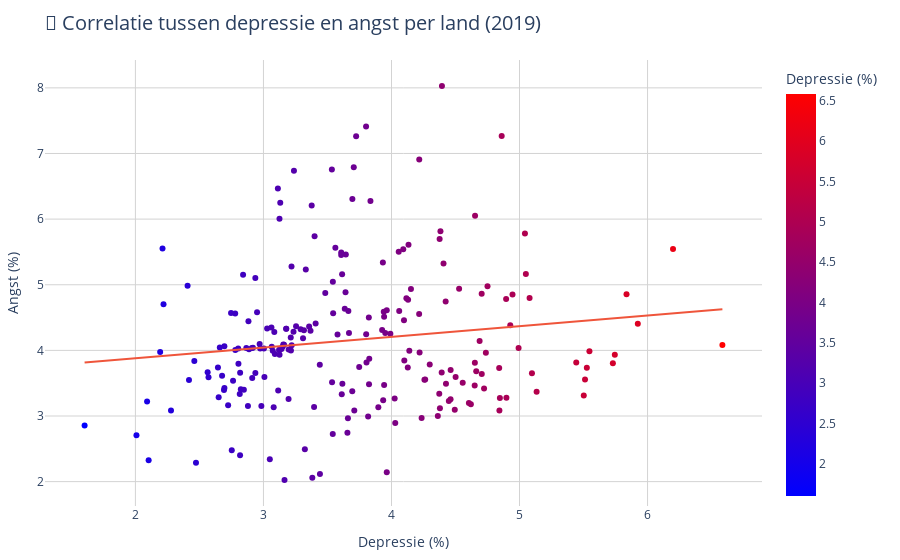

The code cell stored with this chart in its notebook:
### Markdown cell above
# Correlatiediagram
In dit correlatiediagram worden de percentages van depressie en angst in elk land aan elkaar verbonden.

### Code cell
df_2019 = df[df['Year'] == 2019]

depressie_col = 'Depressive disorders (share of population) - Sex: Both - Age: Age-standardized'
angst_col = 'Anxiety disorders (share of population) - Sex: Both - Age: Age-standardized'

fig = px.scatter(
    df_2019,
    x=depressie_col,
    y=angst_col,
    hover_name='Entity',  # tooltip bij muis
    color=depressie_col,  # kleur tonen op basis van depressie
    color_continuous_scale='Bluered',
    size_max=12,
    labels={
        depressie_col: 'Depressie (%)',
        angst_col: 'Angst (%)'
    },
    title='\U0001F517 Correlatie tussen depressie en angst per land (2019)',
    trendline='ols'  # trendlijn toevoegen
)

fig.update_layout(
    plot_bgcolor='white',
    title_font=dict(size=20),
    xaxis=dict(showgrid=True, gridcolor='lightgrey'),
    yaxis=dict(showgrid=True, gridcolor='lightgrey'),
    margin=dict(l=40, r=20, t=60, b=40)
)

HTML(pio.to_html(fig, include_plotlyjs='cdn'))

### Figure 1 — Plotly figure (JSON) as saved in the notebook; plotly's stock layout.template omitted (floating-point values rounded to 4 significant figures; data arrays with more than 128 entries replaced by an {"elided": "..."} marker saying what was removed)
{"data": [{"hovertemplate": "<b>%{hovertext}</b><br><br>Depressie (%)=%{marker.color}<br>Angst (%)=%{y}<extra></extra>", "hovertext": {"elided": "214 str values"}, "legendgroup": "", "marker": {"color": {"elided": "214 float values"}, "coloraxis": "coloraxis", "symbol": "circle"}, "mode": "markers", "name": "", "orientation": "v", "showlegend": false, "type": "scatter", "x": {"elided": "214 float values"}, "xaxis": "x", "y": {"elided": "214 float values"}, "yaxis": "y"}, {"hovertemplate": "<b>OLS trendline</b><br>Anxiety disorders (share of population) - Sex: Both - Age: Age-standardized = 0.162676 * Depressive disorders (share of population) - Sex: Both - Age: Age-standardized + 3.55414<br>R<sup>2</sup>=0.018266<br><br>Depressie (%)=%{x}<br>Angst (%)=%{y} <b>(trend)</b><extra></extra>", "legendgroup": "", "marker": {"symbol": "circle"}, "mode": "lines", "name": "", "showlegend": false, "type": "scatter", "x": {"elided": "214 float values"}, "xaxis": "x", "y": {"elided": "214 float values"}, "yaxis": "y"}], "layout": {"coloraxis": {"colorbar": {"title": {"text": "Depressie (%)"}}, "colorscale": [[0, "rgb(0,0,255)"], [1, "rgb(255,0,0)"]]}, "legend": {"tracegroupgap": 0}, "margin": {"b": 40, "l": 40, "r": 20, "t": 60}, "plot_bgcolor": "white", "title": {"font": {"size": 20}, "text": "🔗 Correlatie tussen depressie en angst per land (2019)"}, "xaxis": {"anchor": "y", "domain": [0, 1], "gridcolor": "lightgrey", "showgrid": true, "title": {"text": "Depressie (%)"}}, "yaxis": {"anchor": "x", "domain": [0, 1], "gridcolor": "lightgrey", "showgrid": true, "title": {"text": "Angst (%)"}}}}
